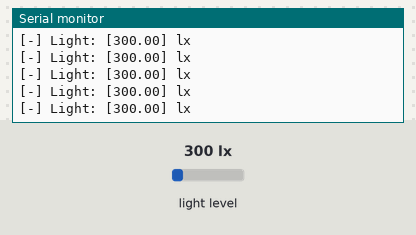
This sketch was run on a simulated Arduino Uno, built with avr-gcc and run on an emulated ATmega328P. Parts: the last lines printed to the serial monitor. Inputs (shaded band) come from the test bench; at power-on: light level 300 lx.

Above: at 1.2 s.
1.3 s: light level set to 40 lx
At 2.0 s:
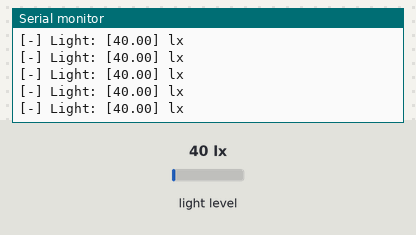
4.3 s: light level set to 500 lx
At 5.3 s:
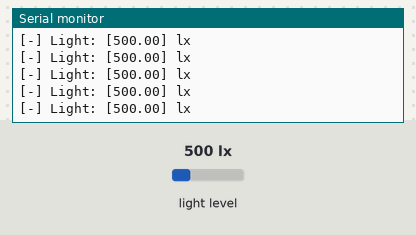
Timing chart, 0 to 7.3 s (numbered marks = the images above; inputs shaded):
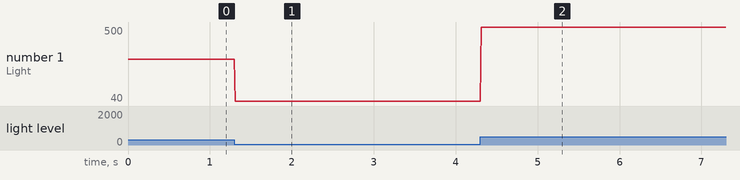

The sketch:

LightSensor.ino
```cpp
/*******************Light Sensor*******************/
#include <BH1750.h>            // Include BH1750 light sensor library
BH1750 lightMeter(0x5c);      // Create sensor object with I2C address 0x5c
float lux;                    // Stores measured light intensity in lux


void setup() {
  // Initialize serial communication for debugging
  Serial.begin(115200);

  // Initialize I2C communication (required for BH1750)
  Wire.begin();

  // Initialize BH1750 sensor in continuous high-resolution mode (1 lux precision)
  if (lightMeter.begin(BH1750::CONTINUOUS_HIGH_RES_MODE, 0x5c, &Wire)) {
    Serial.println(F("BH1750 Advanced begin"));  // Success message
  } else {
    Serial.println(F("Error initialising BH1750"));  // Error message
  }

  // Configure LED pin as output
}

void loop() {
  // Check if light measurement is ready (blocking wait if true)
  if (lightMeter.measurementReady(true)) {
    lux = lightMeter.readLightLevel();  // Read light level in lux
    Serial.print("[-] Light: [");
    Serial.print(lux);
    Serial.println("] lx");             // Print light level to serial monitor
  }

  // Small delay to avoid excessive loop iterations
  delay(10);
}
```

Measured:
- after the input at 1.3 s, the serial monitor: prints a new line at once (image 1)
- after the input at 4.3 s, the serial monitor: prints a new line at once (image 2)
- plotted number 1: 300 → 40 after the input at 1.3 s, 40 → 500 after the input at 4.3 s
